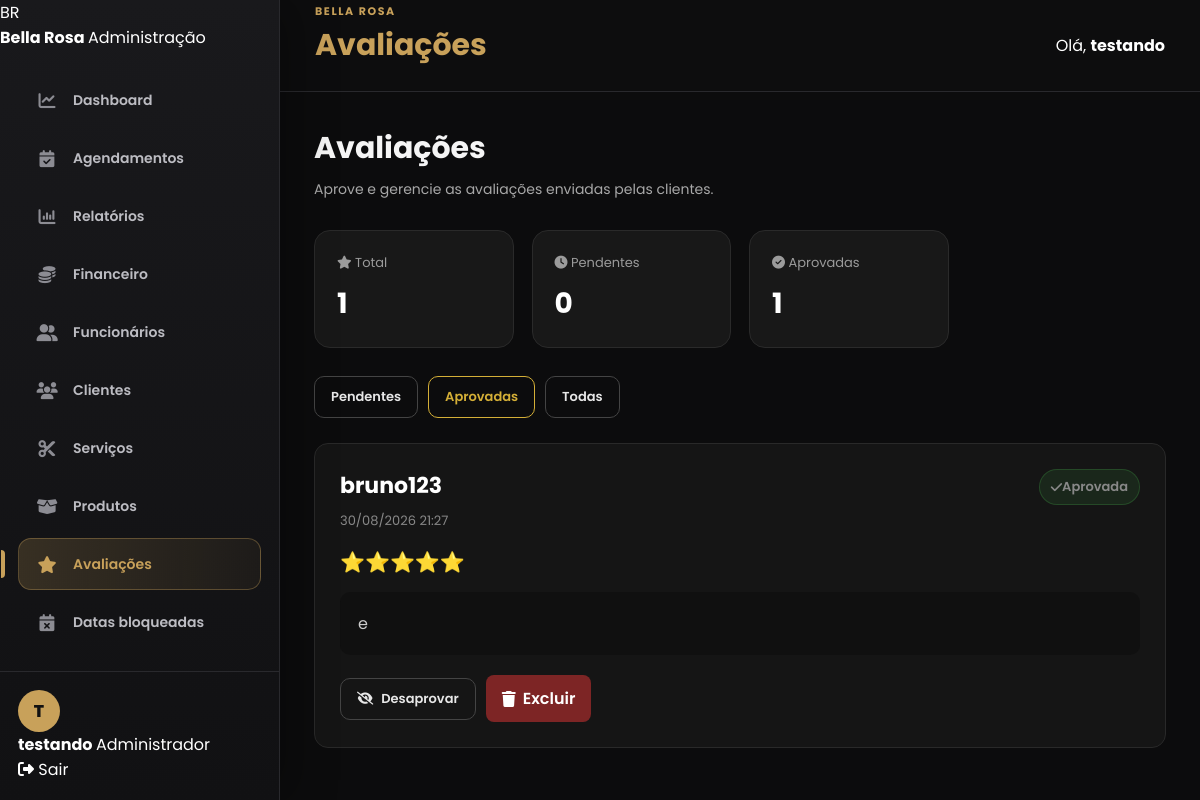
The app's page /avaliacoes/painel/?filtro=aprovadas (signed in) with its own data.
### contas/models.py (models this page shows, shortened)
class Usuario(AbstractUser):
    telefone = models.CharField(
        max_length=20,
        blank=True
    )
    is_admin_salao = models.BooleanField(
        default=False
    )

### avaliacoes/models.py (models this page shows, shortened)
class Avaliacao(models.Model):
    NOTAS = [
        (1, "1 estrela"),
        (2, "2 estrelas"),
        (3, "3 estrelas"),
        (4, "4 estrelas"),
        (5, "5 estrelas"),
    ]
    cliente = models.ForeignKey(
        settings.AUTH_USER_MODEL,
        on_delete=models.CASCADE,
        related_name="avaliacoes",
        verbose_name="Cliente",
    )
    nota = models.PositiveSmallIntegerField(
        "Nota",
        choices=NOTAS,
    )
    comentario = models.TextField(
        "Comentário",
        max_length=500,
    )
    aprovado = models.BooleanField(
        "Aprovado",
        default=False,
    )
    criado_em = models.DateTimeField(
        "Criado em",
        auto_now_add=True,
    )
    atualizado_em = models.DateTimeField(
        "Atualizado em",
        auto_now=True,
    )
    class Meta:
        verbose_name = "Avaliação"
        verbose_name_plural = "Avaliações"
        ordering = ["-criado_em"]

### avaliacoes/views.py (the view)
@login_required(login_url="login")
def painel_avaliacoes(request):
    verificar_permissao_administrador(
        request.user
    )
    filtro = request.GET.get(
        "filtro",
        "pendentes"
    )
    avaliacoes = (
        Avaliacao.objects
        .select_related("cliente")
        .all()
        .order_by("-criado_em")
    )
    if filtro == "pendentes":
        avaliacoes = avaliacoes.filter(
            aprovado=False
        )
    elif filtro == "aprovadas":
        avaliacoes = avaliacoes.filter(
            aprovado=True
        )
    total_avaliacoes = Avaliacao.objects.count()
    total_pendentes = (
        Avaliacao.objects
        .filter(
            aprovado=False
        )
        .count()
    )
    total_aprovadas = (
        Avaliacao.objects
        .filter(
            aprovado=True
        )
        .count()
    )
    contexto = {
        "avaliacoes": avaliacoes,
        "filtro": filtro,
        "total_avaliacoes":
            total_avaliacoes,
        "total_pendentes":
            total_pendentes,
        "total_aprovadas":
            total_aprovadas,
    }
    return render(
        request,
        "avaliacoes/painel_avaliacoes.html",
        contexto,
    )

### avaliacoes/views.py (called while the page is built)
def usuario_eh_administrador(usuario):
    return (
        usuario.is_authenticated
        and (
            usuario.is_superuser
            or usuario.is_staff
            or usuario.is_admin_salao
        )
    )

def verificar_permissao_administrador(usuario):
    if not usuario_eh_administrador(usuario):
        raise PermissionDenied(
            "Você não possui permissão para acessar esta página."
        )

### avaliacoes/templates/avaliacoes/painel_avaliacoes.html (shortened to what this page needs)
{% extends "painel/base_painel.html" %}
{% block page_title %}
    Avaliações
{% endblock %}
{% block menu_avaliacoes %}active{% endblock %}
{% block content %}
<div class="admin-page-header">
    <div>
        <h1>
            Avaliações
        </h1>
        <p>
            Aprove e gerencie as avaliações enviadas pelas clientes.
        </p>
    </div>
</div>
<div class="admin-cards">
    <div class="admin-card">
        <span>
            <i class="fa-solid fa-star"></i>
            Total
        </span>
        <strong>
            {{ total_avaliacoes }}
        </strong>
    </div>
    <div class="admin-card">
        <span>
            <i class="fa-solid fa-clock"></i>
            Pendentes
        </span>
        <strong>
            {{ total_pendentes }}
        </strong>
    </div>
    <div class="admin-card">
        <span>
            <i class="fa-solid fa-circle-check"></i>
            Aprovadas
        </span>
        <strong>
            {{ total_aprovadas }}
        </strong>
    </div>
</div>
<div class="avaliacoes-admin-filtros">
    <a
        href="?filtro=pendentes"
        class="
            btn-outline
        "
    >
        Pendentes
    </a>
    <a
        href="?filtro=aprovadas"
        class="
            btn-outline
            {% if filtro == 'aprovadas' %}
                active
            {% endif %}
        "
    >
        Aprovadas
    </a>
    <a
        href="?filtro=todas"
        class="
            btn-outline
        "
    >
        Todas
    </a>
</div>
<div class="avaliacoes-admin-lista">
    {% for avaliacao in avaliacoes %}
        <div class="avaliacao-admin-card">
            <div class="avaliacao-admin-topo">
                <div>
                    <h3>
                        {% if avaliacao.cliente.first_name %}
                            {{ avaliacao.cliente.first_name }}
                        {% else %}
                            {{ avaliacao.cliente.username }}
                        {% endif %}
                    </h3>
                    <span>
                        {{ avaliacao.criado_em|date:"d/m/Y H:i" }}
                    </span>
                </div>
                <div>
                    {% if avaliacao.aprovado %}
                        <span class="status-badge status-concluido">
                            <i class="fa-solid fa-check"></i>
                            Aprovada
                        </span>
                    {% else %}
                        <span class="status-badge">
                            <i class="fa-solid fa-clock"></i>
                            Pendente
                        </span>
                    {% endif %}
                </div>
            </div>
            <div class="avaliacao-admin-estrelas">
                {% if avaliacao.nota == 1 %}
                    ⭐
                {% elif avaliacao.nota == 2 %}
                    ⭐⭐
                {% elif avaliacao.nota == 3 %}
                    ⭐⭐⭐
                {% elif avaliacao.nota == 4 %}
                    ⭐⭐⭐⭐
                {% elif avaliacao.nota == 5 %}
                    ⭐⭐⭐⭐⭐
                {% endif %}
            </div>
            <div class="avaliacao-admin-comentario">
                {{ avaliacao.comentario }}
            </div>
            <div class="avaliacao-admin-acoes">
                {% if not avaliacao.aprovado %}
                    <form
                        method="POST"
                        action="{% url 'aprovar_avaliacao' avaliacao.id %}"
                    >
                        {% csrf_token %}
                        <button
                            type="submit"
                            class="btn-primary"
                        >
                            <i class="fa-solid fa-check"></i>
                            Aprovar
                        </button>
                    </form>
                {% else %}
                    <form
                        method="POST"
                        action="{% url 'desaprovar_avaliacao' avaliacao.id %}"
                    >
                        <button
                            type="submit"
                            class="btn-outline"
                        >
                            <i class="fa-solid fa-eye-slash"></i>
                            Desaprovar
                        </button>
                    </form>
                {% endif %}
                <form
                    method="POST"
                    action="{% url 'excluir_avaliacao' avaliacao.id %}"
                    onsubmit="
                        return confirm(
                            'Deseja realmente excluir esta avaliação?'
                        );
                    "
                >
                    <button
                        type="submit"
                        class="btn-danger"
                    >
                        <i class="fa-solid fa-trash"></i>
                        Excluir
                    </button>
                </form>
            </div>
        </div>
    {% endfor %}
</div>
{% endblock %}

### painel/templates/painel/base_painel.html (shortened to what this page needs)
{% load static %}
<!DOCTYPE html>
<html lang="pt-BR">
<head>
    <link
        rel="stylesheet"
        href="{% static 'css/style.css' %}"
    >
    <link
        rel="stylesheet"
        href="https://cdnjs.cloudflare.com/ajax/libs/font-awesome/6.5.2/css/all.min.css"
    >
</head>
<body class="admin-body">
    <aside class="admin-sidebar">
        <div class="admin-sidebar-brand">
            <div class="admin-sidebar-logo">
                BR
            </div>
            <div>
                <strong>
                    Bella Rosa
                </strong>
                <span>
                    Administração
                </span>
            </div>
        </div>
        <nav class="admin-sidebar-menu">
            <a
                href="{% url 'painel_dashboard' %}"
                class="
                    admin-sidebar-link
                    {% block menu_dashboard %}{% endblock %}
                "
            >
                <i class="fa-solid fa-chart-line"></i>
                <span>
                    Dashboard
                </span>
            </a>
            <a
                href="{% url 'painel_agendamentos' %}"
                class="
                    admin-sidebar-link
                    {% block menu_agendamentos %}{% endblock %}
                "
            >
                <i class="fa-solid fa-calendar-check"></i>
                <span>
                    Agendamentos
                </span>
            </a>
            <a
                href="{% url 'painel_relatorios' %}"
                class="
                    admin-sidebar-link
                    {% block menu_relatorios %}{% endblock %}
                "
            >
                <i class="fa-solid fa-chart-column"></i>
                <span>
                    Relatórios
                </span>
            </a>
            <a
                href="{% url 'financeiro_dashboard' %}"
                class="
                    admin-sidebar-link
                    {% block menu_financeiro %}{% endblock %}
                "
            >
                <i class="fa-solid fa-coins"></i>
                <span>
                    Financeiro
                </span>
            </a>
            <a
                href="{% url 'lista_funcionarios' %}"
                class="
                    admin-sidebar-link
                    {% block menu_funcionarios %}{% endblock %}
                "
            >
                <i class="fa-solid fa-user-group"></i>
                <span>
                    Funcionários
                </span>
            </a>
            <a
                href="/admin/contas/usuario/"
                class="admin-sidebar-link"
            >
                <i class="fa-solid fa-users"></i>
                <span>
                    Clientes
                </span>
            </a>
            <a
                href="/admin/servicos/servico/"
                class="admin-sidebar-link"
            >
                <i class="fa-solid fa-scissors"></i>
                <span>
                    Serviços
                </span>
            </a>
            <a
                href="{% url 'painel_produtos' %}"
                class="
                    admin-sidebar-link
                    {% block menu_produtos %}{% endblock %}
                "
            >
                <i class="fa-solid fa-box-open"></i>
                <span>
                    Produtos
                </span>
            </a>
            <a
                href="{% url 'painel_avaliacoes' %}"
                class="
                    admin-sidebar-link
                    {% block menu_avaliacoes %}{% endblock %}
                "
            >
                <i class="fa-solid fa-star"></i>
                <span>
                    Avaliações
                </span>
            </a>
            <a
                href="/admin/painel/databloqueada/"
                class="admin-sidebar-link"
            >
                <i class="fa-solid fa-calendar-xmark"></i>
                <span>
                    Datas bloqueadas
                </span>
            </a>
            <a
                href="/admin/painel/horariofuncionamento/"
                class="admin-sidebar-link"
            >
                <span>
                </span>
            </a>
        </nav>
        <div class="admin-sidebar-footer">
            <div class="admin-sidebar-user">
                <div class="admin-user-avatar">
                    {% if request.user.first_name %}
                        {{ request.user.first_name|first|upper }}
                    {% else %}
                        {{ request.user.username|first|upper }}
                    {% endif %}
                </div>
                <div>
                    <strong>
                        {% if request.user.first_name %}
                            {{ request.user.first_name }}
                        {% else %}
                            {{ request.user.username }}
                        {% endif %}
                    </strong>
                    <span>
                        Administrador
                    </span>
                </div>
            </div>
            <a
                href="{% url 'logout' %}"
                class="admin-sidebar-logout"
            >
                <i class="fa-solid fa-right-from-bracket"></i>
                <span>
                    Sair
                </span>
            </a>
        </div>
    </aside>
    <main class="admin-main">
        <header class="admin-topbar">
            <div>
                <span class="admin-topbar-label">
                    Bella Rosa
                </span>
                <h2>
                    {% block page_title %}{% endblock %}
                </h2>
            </div>
            <div class="admin-topbar-user">
                <span>
                    Olá,
                </span>
                <strong>
                    {% if request.user.first_name %}
                        {{ request.user.first_name }}
                    {% else %}
                        {{ request.user.username }}
                    {% endif %}
                </strong>
            </div>
        </header>
        <div class="admin-content">
            {% block content %}
            {% endblock %}
        </div>
    </main>
</body>
</html>

### painel/templates/painel/base_painel.html (style rules this page uses)
.admin-sidebar { height: 100vh; overflow-y: auto; }
.admin-sidebar-menu { display: flex; flex-direction: column; gap: 6px; }

### records on screen
Usuario: user.username|first "T", user.username "testando"
Avaliacao: cliente.username "bruno123", criado_em "30/08/2026 21:27", aprovado True (drawn), comentario "e"

### other values on screen
{{ total_avaliacoes }} "1"
{{ total_pendentes }} "0"
{{ total_aprovadas }} "1"
